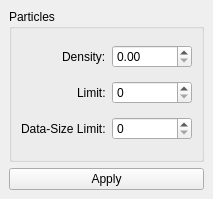
<?xml version="1.0" encoding="UTF-8"?>
<ui version="4.0">
 <class>RenderOptions</class>
 <widget class="QDockWidget" name="RenderOptions">
  <property name="geometry">
   <rect>
    <x>0</x>
    <y>0</y>
    <width>213</width>
    <height>199</height>
   </rect>
  </property>
  <property name="windowTitle">
   <string>RenderOption</string>
  </property>
  <widget class="QWidget" name="dockWidgetContents">
   <layout class="QGridLayout" name="gridLayout">
    <item row="0" column="0">
     <widget class="QGroupBox" name="groupBox">
      <property name="title">
       <string>Particles</string>
      </property>
      <layout class="QGridLayout" name="gridLayout_2">
       <item row="0" column="0" alignment="Qt::AlignRight">
        <widget class="QLabel" name="label">
         <property name="text">
          <string>Density:</string>
         </property>
        </widget>
       </item>
       <item row="2" column="0" alignment="Qt::AlignRight">
        <widget class="QLabel" name="label_3">
         <property name="text">
          <string>Data-Size Limit:</string>
         </property>
        </widget>
       </item>
       <item row="1" column="0" alignment="Qt::AlignRight">
        <widget class="QLabel" name="label_2">
         <property name="text">
          <string>Limit:</string>
         </property>
        </widget>
       </item>
       <item row="1" column="1">
        <widget class="QSpinBox" name="spinBox"/>
       </item>
       <item row="2" column="1">
        <widget class="QSpinBox" name="spinBox_2"/>
       </item>
       <item row="0" column="1">
        <widget class="QDoubleSpinBox" name="doubleSpinBox"/>
       </item>
      </layout>
     </widget>
    </item>
    <item row="1" column="0">
     <widget class="QPushButton" name="pushButton">
      <property name="text">
       <string>Apply</string>
      </property>
     </widget>
    </item>
   </layout>
  </widget>
 </widget>
 <resources/>
 <connections/>
</ui>
